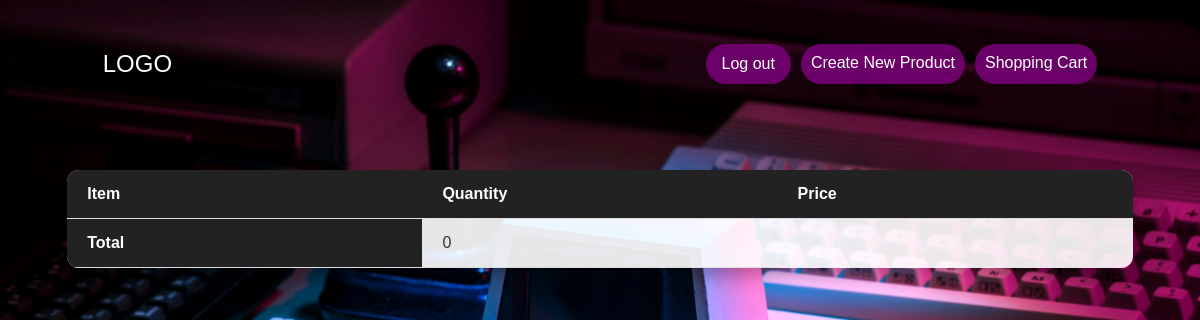
The app's page /shopping/shopping-cart/ (signed in), older data.
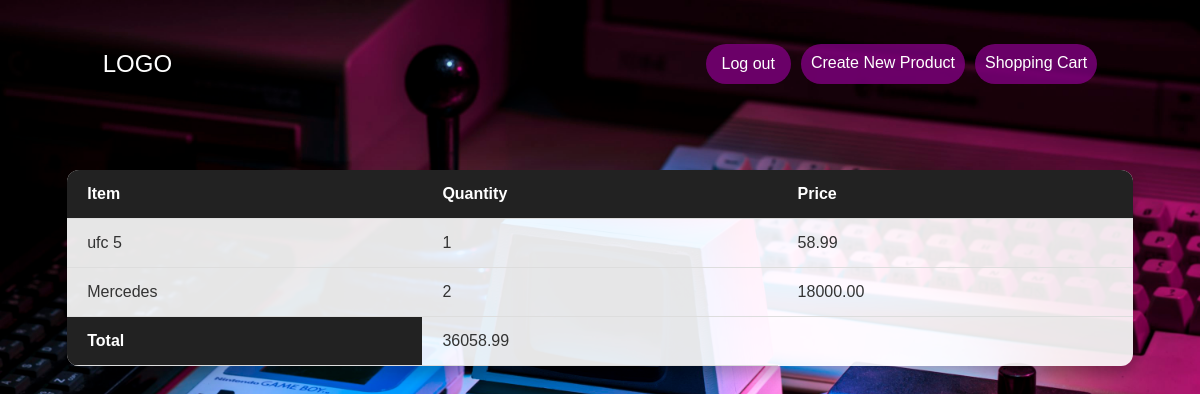
The same page, newer data.
### shopping/models.py (models this page shows, shortened)
class CartItem(models.Model):
    user = models.ForeignKey(User, on_delete=models.CASCADE)
    product = models.ForeignKey(Products, on_delete=models.CASCADE)
    quantity = models.PositiveIntegerField()
    date_added = models.DateTimeField(auto_now_add=True)

### products/models.py (models this page shows, shortened)
class Products(models.Model):
    name = models.CharField()
    slug = models.SlugField()
    description = models.TextField()
    price = models.DecimalField(max_digits=10, decimal_places=2)
    image = models.ImageField(default='pic-placeholder.png', blank=True)
    author = models.ForeignKey(User, default=None, on_delete=models.CASCADE)
    date = models.DateTimeField(auto_now_add=True)

### shopping/views.py (the view)
# urls.py: path("shopping-cart/", views.cart_view, name="shopping-cart"),
def cart_view(request):
    items = models.CartItem.objects.all().order_by('-date_added')
    total = 0
    for item in items:
        total += item.product.price * item.quantity
    return render(request, "shopping/cart.html", {'items':items, 'price': total})

### shopping/templates/shopping/cart.html (shortened to what this page needs)
{% extends 'base.html' %}
{% block content %}
<table class="site-table">
    <thead>
        <tr>
            <th>Item</th>
            <th>Quantity</th>
            <th>Price</th>
        </tr>
    </thead>
    <tbody>
        {% for item in items %}
            <tr>
                <td>{{ item.product.name }}</td>
                <td>{{ item.quantity }}</td>
                <td>{{ item.product.price }}</td>
            </tr>
        {%endfor%}
        <tr>
            <th>Total</th>
            <td>{{ price }}</td>
        </tr>
    </tbody>
</table>
{%endblock%}

Row changes from the older to the newer data that the page shows:
added CartItem: product.name "ufc 5", quantity "1", product.price "58.99"
added CartItem: product.name "Mercedes", quantity "2", product.price "18000.00"
Text that changed along with them:
{{ price }}: "0" → "36058.99"
